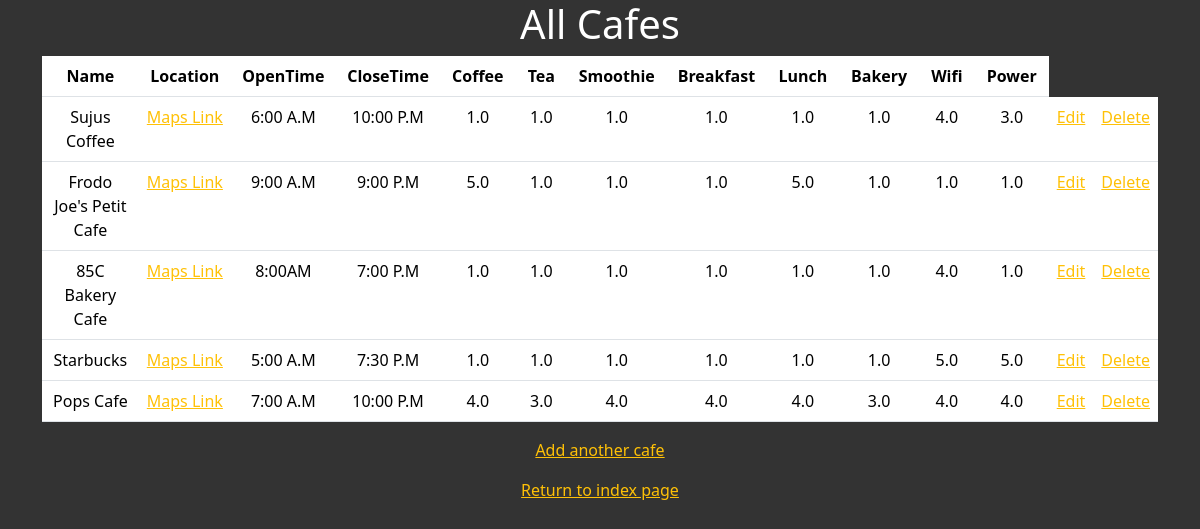
Screenshot of /cafes with the database file from the repository.
### main.py (models this page shows)
class Cafe(db.Model):
    id: Mapped[int] = mapped_column(Integer, primary_key=True)
    name: Mapped[str] = mapped_column(String(250), unique=True, nullable=False)
    location: Mapped[str] = mapped_column(String(250), nullable=False)
    open_time: Mapped[str] = mapped_column(String(250), nullable=False)
    close_time: Mapped[str] = mapped_column(String(250), nullable=False)
    coffee: Mapped[float] = mapped_column(Float, nullable=False)
    tea: Mapped[float] = mapped_column(Float, nullable=False)
    smoothie: Mapped[float] = mapped_column(Float, nullable=False)
    breakfast: Mapped[float] = mapped_column(Float, nullable=False)
    lunch: Mapped[float] = mapped_column(Float, nullable=False)
    bakery: Mapped[float] = mapped_column(Float, nullable=False)
    wifi: Mapped[float] = mapped_column(Float, nullable=False)
    power: Mapped[float] = mapped_column(Float, nullable=False)

### main.py (the view)
@app.route('/cafes')
def cafes():
    result = db.session.execute(db.select(Cafe).order_by(Cafe.id))
    all_cafes = result.scalars().all()
    return render_template("cafes.html", cafes=all_cafes)

### templates/cafes.html (shortened to what this page needs)
{% extends 'base.html' %}
{% block content %}
<div class="jumbotron text-center">
 <div class="container">
  <div class="row">
    <div class="col-sm-12">
      <h1>All Cafes</h1>
      <table class="table" style="color: white">
         <thead>
               <tr>
                   <th align="center" width=300>Name</th>
                   <th align="center" width=300>Location</th>
                   <th align="center" width=300>OpenTime</th>
                   <th align="center" width=300>CloseTime</th>
                   <th align="center" width=300>Coffee</th>
                   <th align="center" width=300>Tea</th>
                   <th align="center" width=300>Smoothie</th>
                   <th align="center" width=300>Breakfast</th>
                   <th align="center" width=300>Lunch</th>
                   <th align="center" width=300>Bakery</th>
                   <th align="center" width=300>Wifi</th>
                   <th align="center" width=300>Power</th>
               </tr>
         </thead>
         <tbody>
             {% for cafe in cafes: %}
             <tr>
                <td align="center" width=200>{{ cafe.name }}</td>
                <td><a href="{{ cafe.location }}">Maps Link</a></td>
                <td align="center" width="200">{{ cafe.open_time }}</td>
                <td align="center" width="200">{{ cafe.close_time }}</td>
                <td align="center" width="200">{{ cafe.coffee }}</td>
                <td align="center" width="200">{{ cafe.tea }}</td>
                <td align="center" width="200">{{ cafe.smoothie }}</td>
                <td align="center" width="200">{{ cafe.breakfast }}</td>
                <td align="center" width="200">{{ cafe.lunch }}</td>
                <td align="center" width="200">{{ cafe.bakery }}</td>
                <td align="center" width="200">{{ cafe.wifi }}</td>
                <td align="center" width="200">{{ cafe.power }}</td>
                <td><a href="{{ url_for('edit_cafe', id=cafe.id) }}">Edit</a></td>
                <td><a href="{{ url_for('delete', id=cafe.id) }}">Delete</a></td>
             </tr>
             {% endfor %}
         </tbody>
      </table>
      <p><a href="{{ url_for('add_cafe') }}">Add another cafe</a></p>
      <p><a href="{{ url_for('home') }}">Return to index page</a></p>
    </div>
  </div>
 </div>
</div>
{% endblock %}

### templates/base.html (shortened to what this page needs)
<!DOCTYPE html>
<html lang="en">
  <head>
    {% block styles %}
          {{ bootstrap.load_css() }}
    <link rel="stylesheet" href="{{ url_for('static', filename='css/styles.css') }}"/>
    {% endblock %}
  </head>
  <body>
    {% block content %}{% endblock %}
  </body>
</html>

### static/css/styles.css (style rules this page uses)
body { background-color: #333; color: white; }
a { color: #ffc107; }
.jumbotron { display: flex; align-items: top; margin: 0; height: 100vh; color: white; background-color: #333; }

### rows the page displays
Cafe: name "Sujus Coffee", open_time "6:00 A.M", close_time "10:00 P.M", coffee "1.0", tea "1.0", smoothie "1.0", breakfast "1.0", lunch "1.0", bakery "1.0", wifi "4.0", power "3.0"
Cafe: name "Frodo Joe's Petit Cafe", open_time "9:00 A.M", close_time "9:00 P.M", coffee "5.0", tea "1.0", smoothie "1.0", breakfast "1.0", lunch "5.0", bakery "1.0", wifi "1.0", power "1.0"
Cafe: name "85C Bakery Cafe", open_time "8:00AM", close_time "7:00 P.M", coffee "1.0", tea "1.0", smoothie "1.0", breakfast "1.0", lunch "1.0", bakery "1.0", wifi "4.0", power "1.0"
Cafe: name "Starbucks", open_time "5:00 A.M", close_time "7:30 P.M", coffee "1.0", tea "1.0", smoothie "1.0", breakfast "1.0", lunch "1.0", bakery "1.0", wifi "5.0", power "5.0"
Cafe: name "Pops Cafe", open_time "7:00 A.M", close_time "10:00 P.M", coffee "4.0", tea "3.0", smoothie "4.0", breakfast "4.0", lunch "4.0", bakery "3.0", wifi "4.0", power "4.0"
